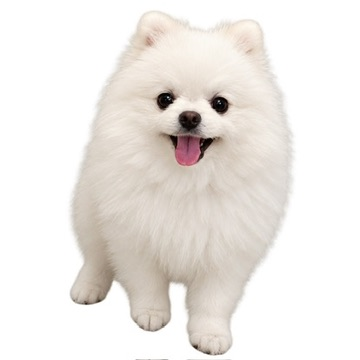
#> input picture assets-source/animals/sg_cheerup.jpeg, 360 x 360 px
$ python remove_white_bg.py ../assets-source/animals/sg_cheerup.jpeg ../assets-source/animals/sg_stamp.jpeg
#> lines starting #> are read from the running program, lines starting #| are printed output that depends on the picture; after the words box and inside, x2 and y2 are one past the last pixel; in counts of white or black regions, pixels touching at a corner belong together
"""One-off helper: remove a white/near-white background from a photo,
keeping only the background region that connects to the image border
(so white fur/highlights inside the subject are not touched).

Erodes the "white-ish" mask before flood-filling from the border, then
dilates the confirmed background region back out (constrained to the
original white-ish mask) so a thin bridge of light fur touching the
edge can't drag the whole background classification deep into the fur.
"""

import sys

import numpy as np
from PIL import Image
from scipy import ndimage


def remove_white_bg(
    path_in: str,
    path_out: str,
    threshold: int = 235,
    erode_iters: int = 4,
    edge_blur_sigma: float = 0.6,
) -> None:
#> called with path_in = '../assets-source/animals/sg_cheerup.jpeg', path_out = '../assets-source/animals/sg_stamp.jpeg', threshold = 235, erode_iters = 4, edge_blur_sigma = 0.6
    im = Image.open(path_in).convert("RGB")
#> im is the input picture: PIL image 360x360 RGB; mean R, G, B 237.7, 233.5, 229.5
    arr = np.array(im).astype(np.int16)
    r, g, b = arr[..., 0], arr[..., 1], arr[..., 2]
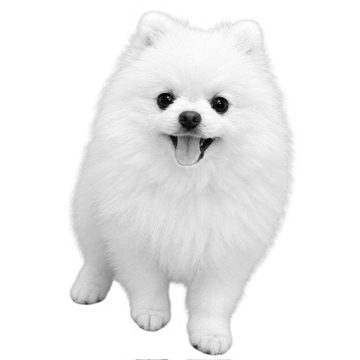
#> r: shape (360, 360) int16; min 0, max 255, mean 237.7
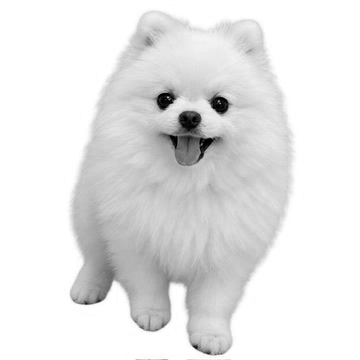
#> b: shape (360, 360) int16; min 0, max 255, mean 229.5
    minc = np.minimum(np.minimum(r, g), b)
    maxc = np.maximum(np.maximum(r, g), b)

    is_white_ish = (minc > threshold) & ((maxc - minc) < 15)
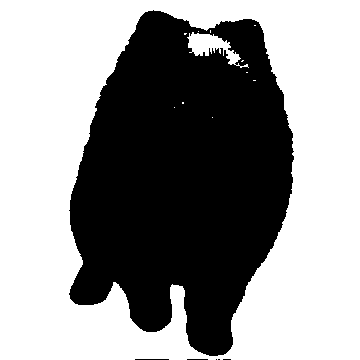
#> is_white_ish: shape (360, 360) bool; 57.8% white; 6 black regions (3 under 20 px), largest, box (x1, y1, x2, y2) and area: (69, 10, 294, 356) 54649, (135, 359, 169, 360) 34, (187, 359, 208, 360) 21

    eroded = ndimage.binary_erosion(is_white_ish, iterations=erode_iters, border_value=1)
#> eroded: shape (360, 360) bool; 54% white; 2 black regions, box (x1, y1, x2, y2) and area: (65, 6, 298, 360) 59490, (131, 355, 173, 360) 190
    labeled, _ = ndimage.label(eroded)
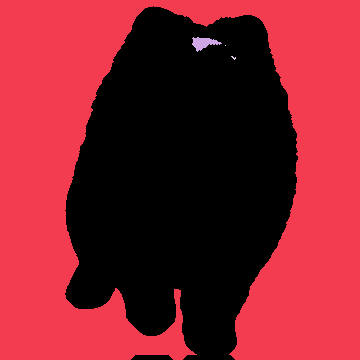
#> labeled: shape (360, 360) int32; 5 distinct labels, from 0 to 4; one colour per label, 0 black

    border_labels = set()
    border_labels.update(labeled[0, :].tolist())
    border_labels.update(labeled[-1, :].tolist())
    border_labels.update(labeled[:, 0].tolist())
    border_labels.update(labeled[:, -1].tolist())
    border_labels.discard(0)

    bg_seed = np.isin(labeled, list(border_labels))
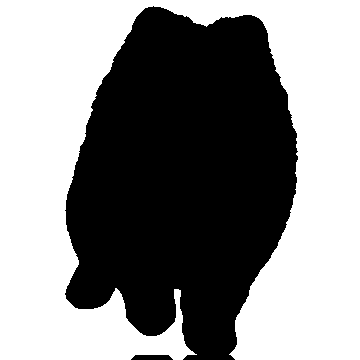
#> bg_seed: shape (360, 360) bool; 53.8% white; 2 black regions, box (x1, y1, x2, y2) and area: (65, 6, 298, 360) 59729, (131, 355, 173, 360) 190
    bg_mask = ndimage.binary_dilation(bg_seed, iterations=erode_iters, mask=is_white_ish)
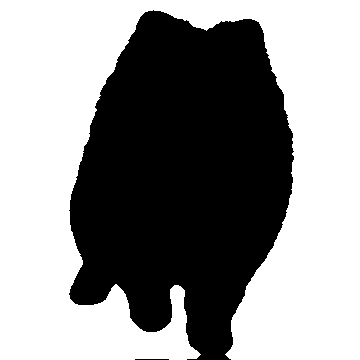
#> bg_mask: shape (360, 360) bool; 57% white; 2 black regions, box (x1, y1, x2, y2) and area: (69, 10, 294, 360) 55733, (135, 359, 169, 360) 34

    alpha = np.where(bg_mask, 0, 255).astype(np.float32)
    alpha = ndimage.gaussian_filter(alpha, sigma=edge_blur_sigma)
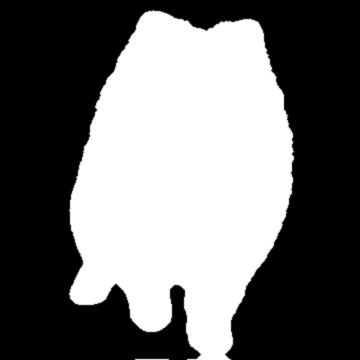
#> alpha: shape (360, 360) float32; min 0, max 255, mean 109.7
    alpha = np.clip(alpha, 0, 255).astype(np.uint8)

    rgba = np.dstack([arr.astype(np.uint8), alpha])
    Image.fromarray(rgba, mode="RGBA").save(path_out)


if __name__ == "__main__":
    src, dst = sys.argv[1], sys.argv[2]
    remove_white_bg(src, dst)
    print(f"wrote {dst}")
